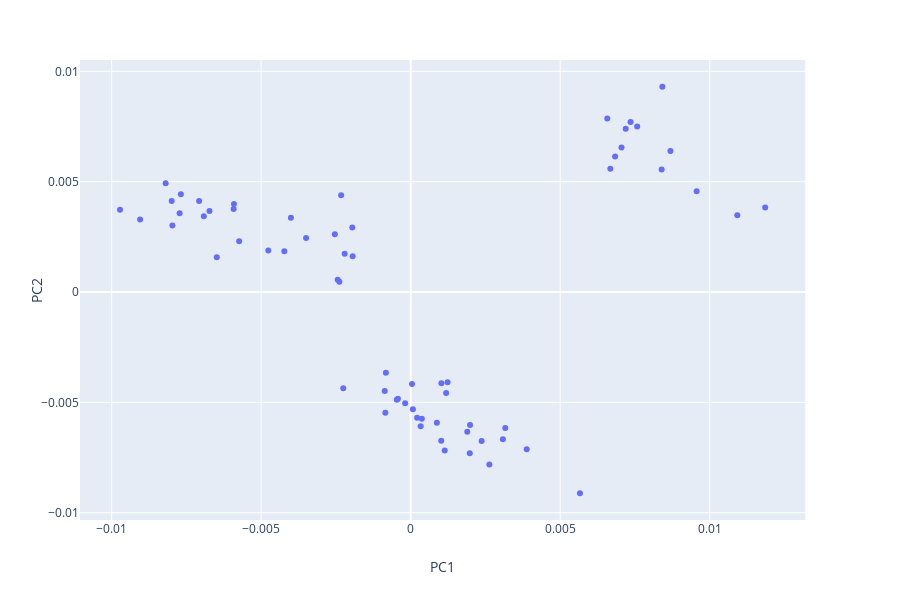

The code cell stored with this chart in its notebook:
### Code cell
import plotly.express as px

fig = px.scatter(df_pca, x='PC1', y='PC2', render_mode='svg')

fig.show()
